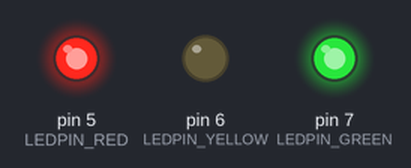
A sketch run on a simulated Arduino Uno, built with avr-gcc and run on an emulated ATmega328P. Shown: output pins drawn as LEDs (lit = HIGH). What the sketch prints to the serial monitor is not drawn.

Above: at 0.02 s.
At 0.36 s:
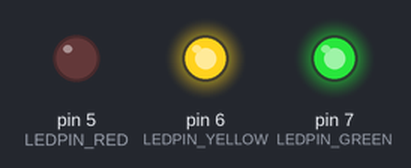
At 1.19 s:
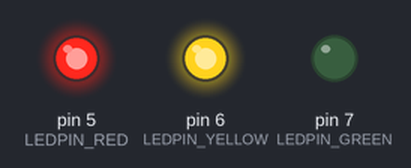
At 2.73 s:
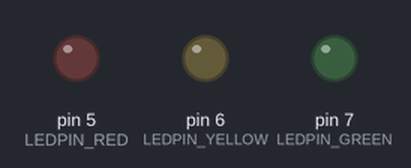
At 4.17 s:
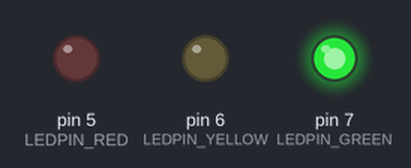
At 5.0 s:
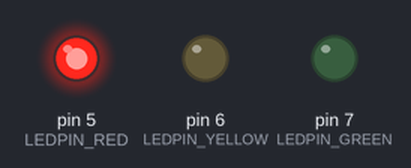
Timing chart, 0 to 5.4 s (numbered marks = the images above):
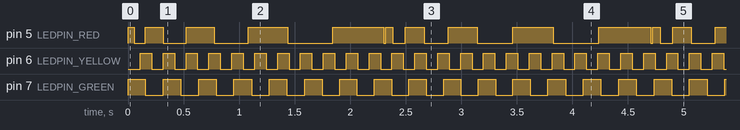

Measured:
- by itself, pin 6 (LEDPIN_YELLOW): alternates HIGH for 0.10 s and LOW for 0.10 s
- by itself, pin 7 (LEDPIN_GREEN): alternates HIGH for 0.16 s and LOW for 0.16 s
- by itself, pin 5 (LEDPIN_RED): repeats every 2.3 s: HIGH 0.16 s, LOW 0.21 s, HIGH 0.25 s, LOW 0.31 s, HIGH 0.36 s, LOW 0.40 s, HIGH 0.46 s, LOW 0.02 s, HIGH 0.07 s, LOW 0.11 s

The sketch:

event-queue.ino
```cpp
//Requires LinkedList library
#include <LinkedList.h>

#define LEDPIN_RED      5
#define LEDPIN_YELLOW   6
#define LEDPIN_GREEN    7

//Define the class to place on the queue
class Event {
  public:
    long timestamp;
    int param;
    void(*func)(int);
};

//Define the queue
LinkedList<Event*> eventQueue = LinkedList<Event*>();

//Define the shape of the add function
void addEvent(void (*)(int), int param, long wait);

void setup() {
  Serial.begin(9600);
  pinMode(LEDPIN_RED, OUTPUT);
  pinMode(LEDPIN_YELLOW, OUTPUT);
  pinMode(LEDPIN_GREEN, OUTPUT);
  //Kick off your scheduled behaviours
  start();
}

//Sorting function
int timeIndexed(Event *&eventA, Event *&eventB) {
  return eventA->timestamp - eventB->timestamp;
}

//Add a single event
void addEvent(void (*function)(int), int param, long wait) {
  Event *event = new Event();
  event->timestamp = wait+millis();
  event->func = function;
  event->param = param;
  eventQueue.add(event);
  eventQueue.sort(timeIndexed);
}

void loop() {

  //Read the top event and fire it
  Event *topEvent = eventQueue.get(0);
  if (topEvent->timestamp < millis()) {
    Event *eventToPlay = eventQueue.shift();
    eventToPlay->func(eventToPlay->param);
    delete eventToPlay;
  } else {
    Serial.println("waiting");
  }

}

// YOUR ROBOT CODE BELOW THIS LINE
//---------------------------------
void start() {
  flashRed(1);
  flashYellow(0);
  flashGreen(1);
}

void flashRed(int val) {
  digitalWrite(LEDPIN_RED, !digitalRead(LEDPIN_RED));   // toggle pin state
  val=val+50;
  if (val > 500) {
    val = 10;
  }
  addEvent(flashRed, val, val);
}

void flashYellow(int state){
  digitalWrite(LEDPIN_YELLOW, state);   // set pin state
  addEvent(flashYellow, !state, 100);
}

void flashGreen(int state){
  digitalWrite(LEDPIN_GREEN, state);   // set pin state
  addEvent(flashGreen, !state, 150);
}
```
